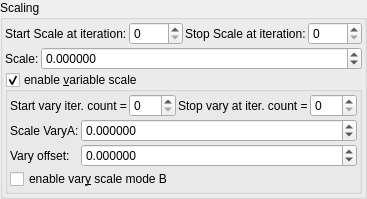
    <widget class="QGroupBox" name="groupBox_9">
     <property name="title">
      <string>Scaling</string>
     </property>
     <layout class="QVBoxLayout" name="verticalLayout_13" stretch="0,0,0">
      <property name="spacing">
       <number>2</number>
      </property>
      <property name="leftMargin">
       <number>2</number>
      </property>
      <property name="topMargin">
       <number>2</number>
      </property>
      <property name="rightMargin">
       <number>2</number>
      </property>
      <property name="bottomMargin">
       <number>2</number>
      </property>
      <item>
       <layout class="QGridLayout" name="gridLayout_16" columnstretch="0,1,0,1">
        <item row="1" column="2">
         <widget class="QLabel" name="label_51">
          <property name="text">
           <string>Stop Scale at iteration:</string>
          </property>
         </widget>
        </item>
        <item row="1" column="0">
         <widget class="QLabel" name="label_66">
          <property name="text">
           <string>Start Scale at iteration:</string>
          </property>
         </widget>
        </item>
        <item row="1" column="1">
         <widget class="MySpinBox" name="spinboxInt_transf_start_iterations_S">
          <property name="sizePolicy">
           <sizepolicy hsizetype="Minimum" vsizetype="Maximum">
            <horstretch>0</horstretch>
            <verstretch>0</verstretch>
           </sizepolicy>
          </property>
          <property name="maximum">
           <number>999</number>
          </property>
         </widget>
        </item>
        <item row="1" column="3">
         <widget class="MySpinBox" name="spinboxInt_transf_stop_iterations_S">
          <property name="sizePolicy">
           <sizepolicy hsizetype="Minimum" vsizetype="Maximum">
            <horstretch>0</horstretch>
            <verstretch>0</verstretch>
           </sizepolicy>
          </property>
          <property name="maximum">
           <number>999</number>
          </property>
         </widget>
        </item>
       </layout>
      </item>
      <item>
       <layout class="QGridLayout" name="gridLayout_17" columnstretch="0,1">
        <property name="spacing">
         <number>2</number>
        </property>
        <item row="1" column="0">
         <widget class="QLabel" name="label_8">
          <property name="text">
           <string>Scale:</string>
          </property>
         </widget>
        </item>
        <item row="1" column="1">
         <widget class="MyDoubleSpinBox" name="spinbox_transf_scale_2">
          <property name="sizePolicy">
           <sizepolicy hsizetype="Minimum" vsizetype="Maximum">
            <horstretch>0</horstretch>
            <verstretch>0</verstretch>
           </sizepolicy>
          </property>
          <property name="prefix">
           <string/>
          </property>
          <property name="suffix">
           <string/>
          </property>
          <property name="decimals">
           <number>6</number>
          </property>
          <property name="minimum">
           <double>-99.989999999999995</double>
          </property>
          <property name="maximum">
           <double>99.989999999999995</double>
          </property>
          <property name="singleStep">
           <double>0.100000000000000</double>
          </property>
         </widget>
        </item>
       </layout>
      </item>
      <item>
       <widget class="MyGroupBox" name="groupCheck_transf_function_enabledF_false">
        <property name="title">
         <string>enable &amp;variable scale</string>
        </property>
        <property name="checkable">
         <bool>true</bool>
        </property>
        <layout class="QVBoxLayout" name="verticalLayout_15" stretch="0,0">
         <property name="spacing">
          <number>2</number>
         </property>
         <property name="leftMargin">
          <number>2</number>
         </property>
         <property name="topMargin">
          <number>2</number>
         </property>
         <property name="rightMargin">
          <number>2</number>
         </property>
         <property name="bottomMargin">
          <number>2</number>
         </property>
         <item>
          <layout class="QHBoxLayout" name="horizontalLayout" stretch="0,1,0,1">
           <property name="topMargin">
            <number>0</number>
           </property>
           <item>
            <widget class="QLabel" name="label_74">
             <property name="text">
              <string>Start vary iter. count =</string>
             </property>
             <property name="wordWrap">
              <bool>true</bool>
             </property>
            </widget>
           </item>
           <item>
            <widget class="MySpinBox" name="spinboxInt_transf_start_iterations_K">
             <property name="sizePolicy">
              <sizepolicy hsizetype="Minimum" vsizetype="Maximum">
               <horstretch>0</horstretch>
               <verstretch>0</verstretch>
              </sizepolicy>
             </property>
             <property name="minimum">
              <number>0</number>
             </property>
             <property name="maximum">
              <number>999</number>
             </property>
             <property name="value">
              <number>0</number>
             </property>
            </widget>
           </item>
           <item>
            <widget class="QLabel" name="label_59">
             <property name="text">
              <string>Stop vary at iter. count =</string>
             </property>
             <property name="wordWrap">
              <bool>true</bool>
             </property>
            </widget>
           </item>
           <item>
            <widget class="MySpinBox" name="spinboxInt_transf_stop_iterations_K">
             <property name="sizePolicy">
              <sizepolicy hsizetype="Preferred" vsizetype="Maximum">
               <horstretch>0</horstretch>
               <verstretch>0</verstretch>
              </sizepolicy>
             </property>
             <property name="maximum">
              <number>999</number>
             </property>
            </widget>
           </item>
          </layout>
         </item>
         <item>
          <layout class="QGridLayout" name="gridLayout_31" columnstretch="0,1">
           <property name="spacing">
            <number>2</number>
           </property>
           <item row="1" column="1">
            <widget class="MyDoubleSpinBox" name="spinbox_transf_scale_vary_0">
             <property name="sizePolicy">
              <sizepolicy hsizetype="Minimum" vsizetype="Maximum">
               <horstretch>0</horstretch>
               <verstretch>0</verstretch>
              </sizepolicy>
             </property>
             <property name="prefix">
              <string/>
             </property>
             <property name="suffix">
              <string/>
             </property>
             <property name="decimals">
              <number>6</number>
             </property>
             <property name="minimum">
              <double>-100000.000000000000000</double>
             </property>
             <property name="maximum">
              <double>100000.000000000000000</double>
             </property>
             <property name="singleStep">
              <double>0.100000000000000</double>
             </property>
            </widget>
           </item>
           <item row="2" column="0">
            <widget class="QLabel" name="label_150">
             <property name="text">
              <string>Vary offset:</string>
             </property>
            </widget>
           </item>
           <item row="2" column="1">
            <widget class="MyDoubleSpinBox" name="spinbox_transf_scaleC_1">
             <property name="sizePolicy">
              <sizepolicy hsizetype="Minimum" vsizetype="Maximum">
               <horstretch>0</horstretch>
               <verstretch>0</verstretch>
              </sizepolicy>
             </property>
             <property name="prefix">
              <string/>
             </property>
             <property name="suffix">
              <string/>
             </property>
             <property name="decimals">
              <number>6</number>
             </property>
             <property name="minimum">
              <double>-100000.000000000000000</double>
             </property>
             <property name="maximum">
              <double>100000.000000000000000</double>
             </property>
             <property name="singleStep">
              <double>0.100000000000000</double>
             </property>
            </widget>
           </item>
           <item row="1" column="0">
            <widget class="QLabel" name="label_145">
             <property name="text">
              <string>Scale VaryA:</string>
             </property>
            </widget>
           </item>
           <item row="3" column="0" colspan="2">
            <widget class="MyCheckBox" name="checkBox_transf_function_enabledM_false">
             <property name="text">
              <string>enable var&amp;y scale mode B</string>
             </property>
            </widget>
           </item>
          </layout>
         </item>
        </layout>
       </widget>
      </item>
     </layout>
    </widget>
